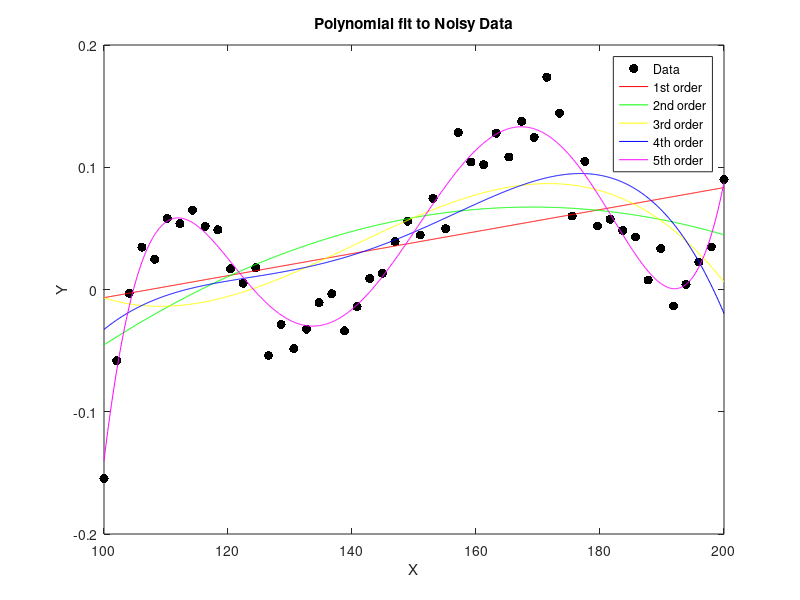

Reproduce this figure in MATLAB.
%% Homework 3


%% 1. Linear system of equations
A = [3 6 4 ; 1 5 0 ; 0 7 7];
b = [1 ; 2 ; 3];
x1 = A \ b;


%% 2. Numerical integration

% integral f(x) from 0 to 5
f = @(x) x .* exp(-x / 3);
q1 = quad(f, 0, 5)

x = 0 : 0.01 : 5;
q2 = trapz(x, x .* exp(-x / 3))
-24 * exp(-5 / 3) + 9


%% 3. Computing the inverse
m = [1 2 ; 3 4];
invm = inv(m);
m * invm


%% 4. Fitting polynomials
clc;
load('randomData.mat');
plot(x, y, 'k.', 'MarkerSize', 20);
hold on;

x0 = 100 : 0.1 : 200;
colors = ['rgybm'];

for i=1:5
  [f,s,m] = polyfit(x, y, i);
  plot(x0, polyval(f, x0, s, m), colors(i));
end

legend('Data', '1st order', '2nd order', '3rd order', '4th order', '5th order');
title('Polynomial fit to Noisy Data');
xlabel('X'), ylabel('Y');


%% 5. Hodgkin-Huxley model of the neuron
% see ODE.m and HH.m
